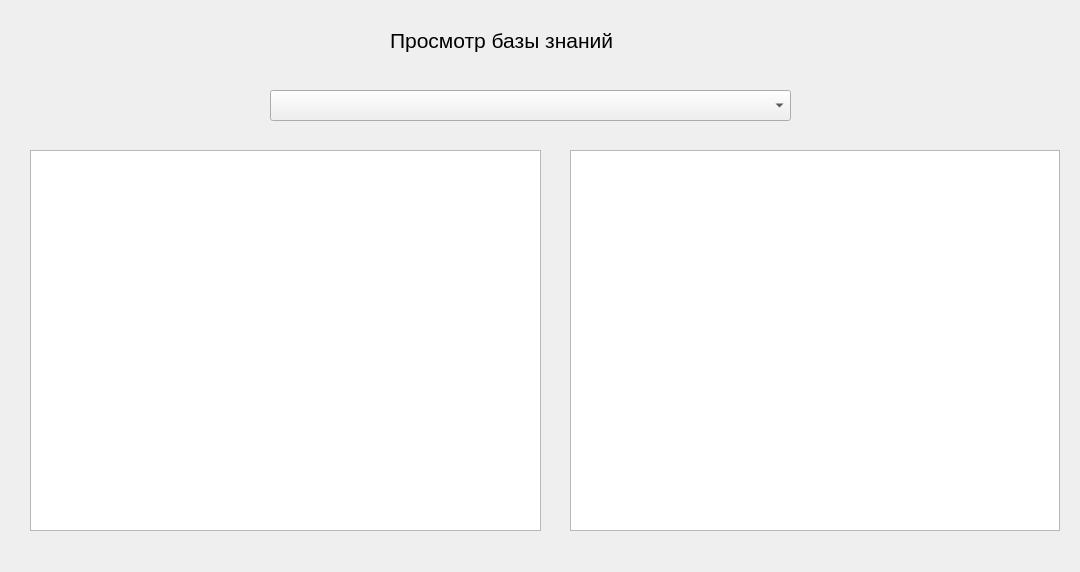
<?xml version="1.0" encoding="UTF-8"?>
<ui version="4.0">
 <class>KnowledgeBase</class>
 <widget class="QWidget" name="KnowledgeBase">
  <property name="geometry">
   <rect>
    <x>0</x>
    <y>0</y>
    <width>1080</width>
    <height>572</height>
   </rect>
  </property>
  <property name="minimumSize">
   <size>
    <width>1080</width>
    <height>572</height>
   </size>
  </property>
  <property name="maximumSize">
   <size>
    <width>1080</width>
    <height>572</height>
   </size>
  </property>
  <property name="baseSize">
   <size>
    <width>1080</width>
    <height>572</height>
   </size>
  </property>
  <property name="windowTitle">
   <string>Просмотр базы знаний</string>
  </property>
  <widget class="QComboBox" name="alloyComboBox">
   <property name="geometry">
    <rect>
     <x>270</x>
     <y>90</y>
     <width>521</width>
     <height>31</height>
    </rect>
   </property>
   <property name="font">
    <font>
     <pointsize>12</pointsize>
    </font>
   </property>
  </widget>
  <widget class="QListWidget" name="propertyList">
   <property name="geometry">
    <rect>
     <x>30</x>
     <y>150</y>
     <width>511</width>
     <height>381</height>
    </rect>
   </property>
   <property name="font">
    <font>
     <pointsize>14</pointsize>
    </font>
   </property>
  </widget>
  <widget class="QListWidget" name="propertyValuesList">
   <property name="geometry">
    <rect>
     <x>570</x>
     <y>150</y>
     <width>490</width>
     <height>381</height>
    </rect>
   </property>
   <property name="font">
    <font>
     <pointsize>14</pointsize>
    </font>
   </property>
  </widget>
  <widget class="QLabel" name="label">
   <property name="geometry">
    <rect>
     <x>390</x>
     <y>20</y>
     <width>291</width>
     <height>41</height>
    </rect>
   </property>
   <property name="font">
    <font>
     <pointsize>16</pointsize>
    </font>
   </property>
   <property name="text">
    <string>Просмотр базы знаний</string>
   </property>
  </widget>
 </widget>
 <resources/>
 <connections/>
</ui>
